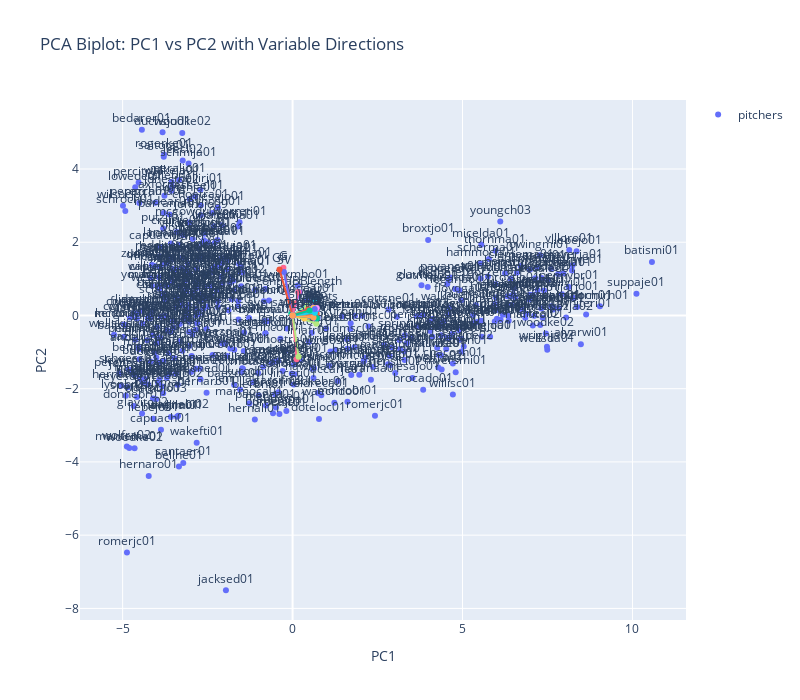

Notebook source saved alongside this figure:
### Code cell
arrow_scale = 3

fig = go.Figure()


fig.add_trace(go.Scatter(
    x=scores_df["PC1"],
    y=scores_df["PC2"],
    mode="markers+text",
    textposition="top center",
    name="pitchers",
    hoverinfo="text",
    #Add playerID from og dataframe
    hovertext=pitchers["playerID"],
    text=pitchers["playerID"]
))


for var_name, row in loading_df.iterrows():
    x_arrow = row["PC1_loading"] * arrow_scale
    y_arrow = row["PC2_loading"] * arrow_scale


    fig.add_trace(go.Scatter(
        x=[0, x_arrow],
        y=[0, y_arrow],
        mode="lines+markers+text",
        text=[None, var_name],
        textposition="top center",
        showlegend=False
    ))

fig.update_layout(
    title="PCA Biplot: PC1 vs PC2 with Variable Directions",
    xaxis_title="PC1",
    yaxis_title="PC2",
    xaxis=dict(zeroline=True),
    yaxis=dict(zeroline=True),
    width=800,
    height=700
)

fig.show()

### Figure 1 — Plotly figure (JSON) as saved in the notebook; plotly's stock layout.template omitted (floating-point values rounded to 4 significant figures; data arrays with more than 128 entries replaced by an {"elided": "..."} marker saying what was removed)
{"data": [{"hoverinfo": "text", "hovertext": {"elided": "506 str values"}, "mode": "markers+text", "name": "pitchers", "text": {"elided": "506 str values"}, "textposition": "top center", "type": "scatter", "x": {"elided": "453 float values"}, "y": {"elided": "453 float values"}}, {"mode": "lines+markers+text", "showlegend": false, "text": [null, "age"], "textposition": "top center", "type": "scatter", "x": [0, -0.02003], "y": [0, 0.3539]}, {"mode": "lines+markers+text", "showlegend": false, "text": [null, "avg_salary_year"], "textposition": "top center", "type": "scatter", "x": [0, -0.03969], "y": [0, 0.04901]}, {"mode": "lines+markers+text", "showlegend": false, "text": [null, "contract_length"], "textposition": "top center", "type": "scatter", "x": [0, 0.2018], "y": [0, 0.6264]}, {"mode": "lines+markers+text", "showlegend": false, "text": [null, "W"], "textposition": "top center", "type": "scatter", "x": [0, 0.6611], "y": [0, 0.2308]}, {"mode": "lines+markers+text", "showlegend": false, "text": [null, "L"], "textposition": "top center", "type": "scatter", "x": [0, 0.6587], "y": [0, 0.1116]}, {"mode": "lines+markers+text", "showlegend": false, "text": [null, "G"], "textposition": "top center", "type": "scatter", "x": [0, -0.2698], "y": [0, 1.304]}, {"mode": "lines+markers+text", "showlegend": false, "text": [null, "GS"], "textposition": "top center", "type": "scatter", "x": [0, 0.6969], "y": [0, -0.2242]}, {"mode": "lines+markers+text", "showlegend": false, "text": [null, "CG"], "textposition": "top center", "type": "scatter", "x": [0, 0.5046], "y": [0, 0.01013]}, {"mode": "lines+markers+text", "showlegend": false, "text": [null, "SHO"], "textposition": "top center", "type": "scatter", "x": [0, 0.4736], "y": [0, -0.03827]}, {"mode": "lines+markers+text", "showlegend": false, "text": [null, "SV"], "textposition": "top center", "type": "scatter", "x": [0, -0.2551], "y": [0, 1.189]}, {"mode": "lines+markers+text", "showlegend": false, "text": [null, "H"], "textposition": "top center", "type": "scatter", "x": [0, 0.7112], "y": [0, 0.04221]}, {"mode": "lines+markers+text", "showlegend": false, "text": [null, "ER"], "textposition": "top center", "type": "scatter", "x": [0, 0.7077], "y": [0, -0.08132]}, {"mode": "lines+markers+text", "showlegend": false, "text": [null, "HR"], "textposition": "top center", "type": "scatter", "x": [0, 0.6629], "y": [0, -0.07646]}, {"mode": "lines+markers+text", "showlegend": false, "text": [null, "BB"], "textposition": "top center", "type": "scatter", "x": [0, 0.6387], "y": [0, 0.1782]}, {"mode": "lines+markers+text", "showlegend": false, "text": [null, "SO"], "textposition": "top center", "type": "scatter", "x": [0, 0.6281], "y": [0, 0.4312]}, {"mode": "lines+markers+text", "showlegend": false, "text": [null, "IBB"], "textposition": "top center", "type": "scatter", "x": [0, 0.1665], "y": [0, 0.6306]}, {"mode": "lines+markers+text", "showlegend": false, "text": [null, "WP"], "textposition": "top center", "type": "scatter", "x": [0, 0.4347], "y": [0, 0.2639]}, {"mode": "lines+markers+text", "showlegend": false, "text": [null, "HBP"], "textposition": "top center", "type": "scatter", "x": [0, 0.536], "y": [0, 0.1164]}, {"mode": "lines+markers+text", "showlegend": false, "text": [null, "BK"], "textposition": "top center", "type": "scatter", "x": [0, 0.3443], "y": [0, -0.08187]}, {"mode": "lines+markers+text", "showlegend": false, "text": [null, "BFP"], "textposition": "top center", "type": "scatter", "x": [0, 0.7144], "y": [0, 0.1715]}, {"mode": "lines+markers+text", "showlegend": false, "text": [null, "GF"], "textposition": "top center", "type": "scatter", "x": [0, -0.3862], "y": [0, 1.255]}, {"mode": "lines+markers+text", "showlegend": false, "text": [null, "R"], "textposition": "top center", "type": "scatter", "x": [0, 0.7092], "y": [0, -0.06846]}, {"mode": "lines+markers+text", "showlegend": false, "text": [null, "SH"], "textposition": "top center", "type": "scatter", "x": [0, 0.5762], "y": [0, 0.2262]}, {"mode": "lines+markers+text", "showlegend": false, "text": [null, "SF"], "textposition": "top center", "type": "scatter", "x": [0, 0.6162], "y": [0, -0.0577]}, {"mode": "lines+markers+text", "showlegend": false, "text": [null, "GIDP"], "textposition": "top center", "type": "scatter", "x": [0, 0.6568], "y": [0, 0.07116]}, {"mode": "lines+markers+text", "showlegend": false, "text": [null, "ERA"], "textposition": "top center", "type": "scatter", "x": [0, 0.1174], "y": [0, -1.193]}, {"mode": "lines+markers+text", "showlegend": false, "text": [null, "BAOpp"], "textposition": "top center", "type": "scatter", "x": [0, 0.1752], "y": [0, -1.13]}, {"mode": "lines+markers+text", "showlegend": false, "text": [null, "InnOuts"], "textposition": "top center", "type": "scatter", "x": [0, 0.7101], "y": [0, 0.2058]}, {"mode": "lines+markers+text", "showlegend": false, "text": [null, "PO"], "textposition": "top center", "type": "scatter", "x": [0, 0.6122], "y": [0, 0.2024]}, {"mode": "lines+markers+text", "showlegend": false, "text": [null, "A"], "textposition": "top center", "type": "scatter", "x": [0, 0.6517], "y": [0, 0.1786]}, {"mode": "lines+markers+text", "showlegend": false, "text": [null, "E"], "textposition": "top center", "type": "scatter", "x": [0, 0.4562], "y": [0, 0.1632]}, {"mode": "lines+markers+text", "showlegend": false, "text": [null, "DP"], "textposition": "top center", "type": "scatter", "x": [0, 0.5011], "y": [0, 0.1332]}, {"mode": "lines+markers+text", "showlegend": false, "text": [null, "PB"], "textposition": "top center", "type": "scatter", "x": [0, 0], "y": [0, 0]}, {"mode": "lines+markers+text", "showlegend": false, "text": [null, "WP.1"], "textposition": "top center", "type": "scatter", "x": [0, 0], "y": [0, 0]}], "layout": {"height": 700, "title": {"text": "PCA Biplot: PC1 vs PC2 with Variable Directions"}, "width": 800, "xaxis": {"title": {"text": "PC1"}, "zeroline": true}, "yaxis": {"title": {"text": "PC2"}, "zeroline": true}}}
